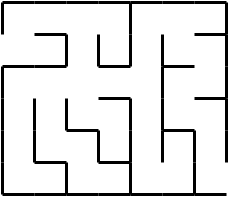
%> input picture m3.png, 229 x 197 px
$ octave mazeRunner.m   (GNU Octave 9; MATLAB toolbox functions it lacks are replaced by stand-ins)
%> lines starting %> are read from the running program, lines starting %| are printed output that depends on the picture; in (x1, y1, x2, y2) boxes, pixels count from 0 and x2, y2 are one past the last pixel; in counts of white or black regions, pixels touching at a corner belong together; the program's own positions count from 1
%clear the screen before loadin map
clear

%constants
black = 0;
white = 1;
LEFT = 0;
RIGHT = 1;
UP = 2;
DOWN = 3;
displacement = 10;

%read a map image and convert to bw
image  = imread('m3.png');
%> image is the input picture: size 197x229x3 uint8; min 0, max 255, mean 226.2

% gs  = rgb2gray(image);
bw = im2bw(image,0.5);
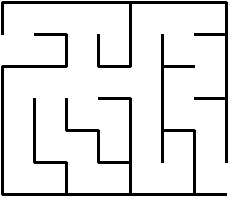
%> bw: size 197x229 logical; 88.6% white; 2 black regions, box (x1, y1, x2, y2) and area: (1, 33, 227, 196) 3334, (1, 1, 228, 163) 1814

%set the map to the black and white image
map = bw;

%set a pixel in the map
x= 136;
y=135;

map = drawPixel(map,x,y,black);

%display map
imshow(map)

while true
% [28 lines not run here, left out]
function map =  drawPixel(map,x,y,color)
%> called with x = 136, y = 135, color = 0
    for i=0 : 10
        for j=0 : 10
            map(x+i,y+j) = color;
        end
    end
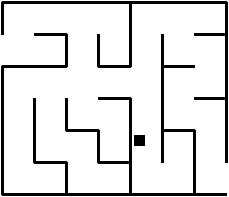
%> map: size 197x229 logical; 88.3% white; 3 black regions, box (x1, y1, x2, y2) and area: (1, 33, 227, 196) 3334, (1, 1, 228, 163) 1814, (134, 135, 145, 146) 121
%> the run ends on the next line
end
